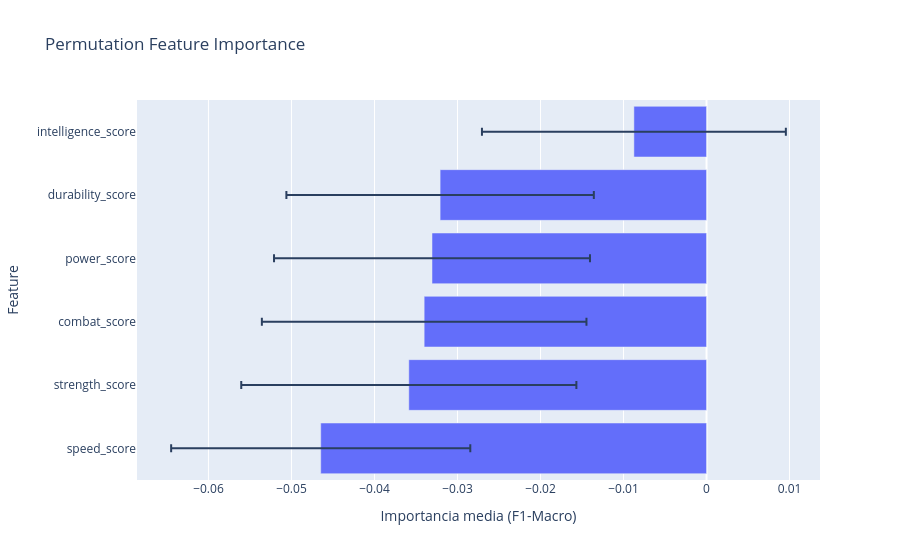

Source (notebook cell):
### Markdown cell above
---

### 4.1.2 Implementación [0.2 Puntos]

**To-do:**
- [x] Calcular `permutation_importance` con `n_repeats=30` y `scoring="f1_macro"`.
- [x] Graficar un boxplot horizontal con plotly (`px.bar` con `orientation='h'`) con la importancia y varianza de cada feature.

### Code cell
import plotly.express as px
from sklearn.inspection import permutation_importance

result = permutation_importance(
    lgbm_interp, X_test_num, y_test_encoded, n_repeats=30, scoring="f1_macro", random_state=RANDOM_STATE
)

pfi_df = pd.DataFrame(
    {
        "feature": NUMERICAL_FEATURES,
        "importance_mean": result.importances_mean,
        "importance_std": result.importances_std,
    }
).sort_values("importance_mean")

fig = px.bar(
    pfi_df,
    x="importance_mean",
    y="feature",
    orientation="h",
    error_x="importance_std",
    title="Permutation Feature Importance",
    labels={"importance_mean": "Importancia media (F1-Macro)", "feature": "Feature"},
)
fig.show()

### Figure 1 — Plotly figure (JSON) as saved in the notebook; plotly's stock layout.template omitted (floating-point values rounded to 4 significant figures)
{"data": [{"error_x": {"array": [0.01802, 0.02019, 0.01955, 0.01903, 0.01852, 0.01831]}, "hovertemplate": "Importancia media (F1-Macro)=%{x}<br>Feature=%{y}<extra></extra>", "legendgroup": "", "marker": {"color": "#636efa", "pattern": {"shape": ""}}, "name": "", "orientation": "h", "showlegend": false, "textposition": "auto", "type": "bar", "x": [-0.04648, -0.03586, -0.03401, -0.03307, -0.03209, -0.008748], "xaxis": "x", "y": ["speed_score", "strength_score", "combat_score", "power_score", "durability_score", "intelligence_score"], "yaxis": "y"}], "layout": {"barmode": "relative", "legend": {"tracegroupgap": 0}, "title": {"text": "Permutation Feature Importance"}, "xaxis": {"anchor": "y", "domain": [0, 1], "title": {"text": "Importancia media (F1-Macro)"}}, "yaxis": {"anchor": "x", "domain": [0, 1], "title": {"text": "Feature"}}}}
